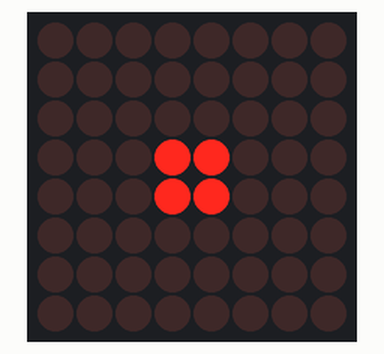
Recording of a sketch running on a simulated Arduino Uno, built with avr-gcc and run on an emulated ATmega328P. On the bench: 8×8 LED matrix.

Above: at 0.1 s.
At 0.5 s:
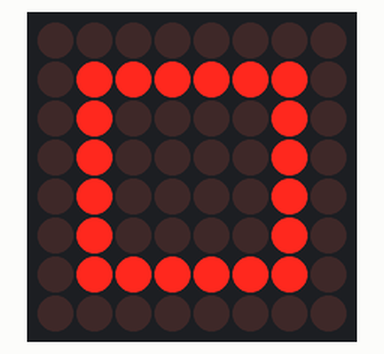
At 1.1 s:
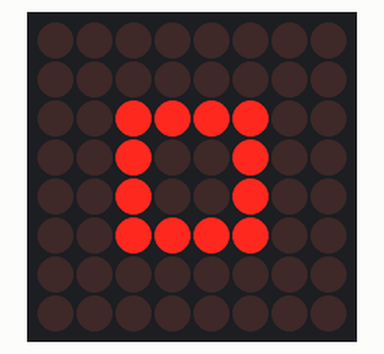

Measured:
- by itself, everything shown: repeats every 0.80 s, in 4 steps

The sketch:

matrix_leds.ino
```cpp
#include <MD_MAX72xx.h>

#define HARDWARE_TYPE MD_MAX72XX::FC16_HW
#define MAX_DEVICES 1

#define CLK_PIN  5 // 13
#define CS_PIN   6 // 10
#define DATA_PIN 13 // 11

MD_MAX72XX mx = MD_MAX72XX(HARDWARE_TYPE,
                           DATA_PIN,
                           CLK_PIN,
                           CS_PIN,
                           MAX_DEVICES);


void setup() {
  Serial.begin(57600);
  if (!mx.begin()) {
    Serial.print("\n Existe un error en la configuracion");
  }
}
uint8_t control = 0;
void loop() {
    square1();
    delay(200);
    square2();
    delay(200);
    square3();
    delay(200);
    square4();
    delay(200);
}

void square1() {
    mx.setRow(0, 0x00); //
    mx.setRow(1, 0x00);
    mx.setRow(2, 0x00);
    mx.setRow(3, 0x18);
    mx.setRow(4, 0x18);
    mx.setRow(5, 0x00);
    mx.setRow(6, 0x00);
    mx.setRow(7, 0x00);
}

void square2() {
    mx.setRow(0, 0x00);
    mx.setRow(1, 0x00);
    mx.setRow(2, 0x3C);
    mx.setRow(3, 0x24);
    mx.setRow(4, 0x24);
    mx.setRow(5, 0x3C);
    mx.setRow(6, 0x00);
    mx.setRow(7, 0x00);
}

void square3() {
    mx.setRow(0, 0x00);
    mx.setRow(1, 0x7E);
    mx.setRow(2, 0x42);
    mx.setRow(3, 0x42);
    mx.setRow(4, 0x42);
    mx.setRow(5, 0x42);
    mx.setRow(6, 0x7E);
    mx.setRow(7, 0x00);
}

void square4() {
    mx.setRow(0, 0xFF);
    mx.setRow(1, 0x81);
    mx.setRow(2, 0x81);
    mx.setRow(3, 0x81);
    mx.setRow(4, 0x81);
    mx.setRow(5, 0x81);
    mx.setRow(6, 0x81);
    mx.setRow(7, 0xFF);
}
```
